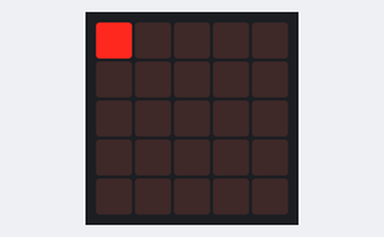
Recording of a program running on a simulated Calliope mini (MakeCode). Shown: the board's 5×5 LED display.

Above: at 0.01 s.
At 0.76 s:
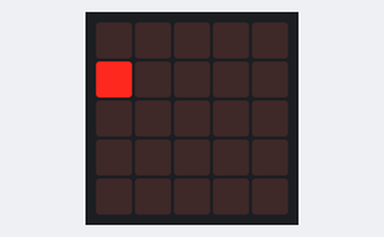

Measured:
- by itself, everything shown: repeats every 0.82 s, in 16 steps

The program:

main.ts
```typescript
let Platzhalter = 0
basic.forever(function () {
    Platzhalter = 50
    for (let Index = 0; Index <= 3; Index++) {
        led.plot(Index, 0)
        basic.pause(Platzhalter)
        led.unplot(Index, 0)
    }
    for (let Index = 0; Index <= 3; Index++) {
        led.plot(4, Index)
        basic.pause(Platzhalter)
        led.unplot(4, Index)
    }
    for (let Index = 0; Index <= 3; Index++) {
        led.plot(4 - Index, 4)
        basic.pause(Platzhalter)
        led.unplot(4 - Index, 4)
    }
    for (let Index = 0; Index <= 3; Index++) {
        led.plot(0, 4 - Index)
        basic.pause(Platzhalter)
        led.unplot(0, 4 - Index)
    }
})
```

test.ts
```typescript
// Hier kann man Tests durchführen; diese Datei wird nicht kompiliert, wenn dieses Paket als Erweiterung verwendet wird.
```
